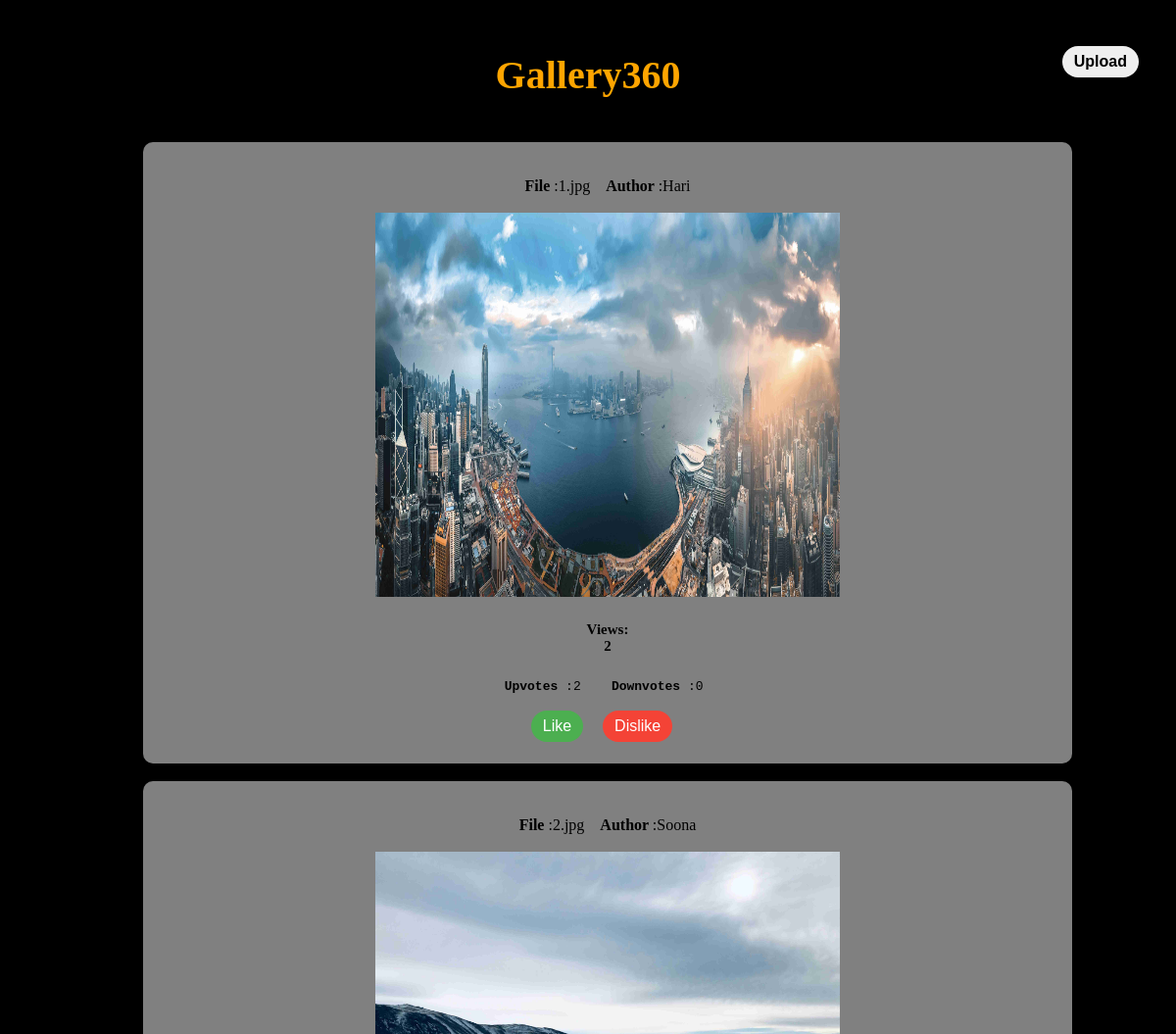
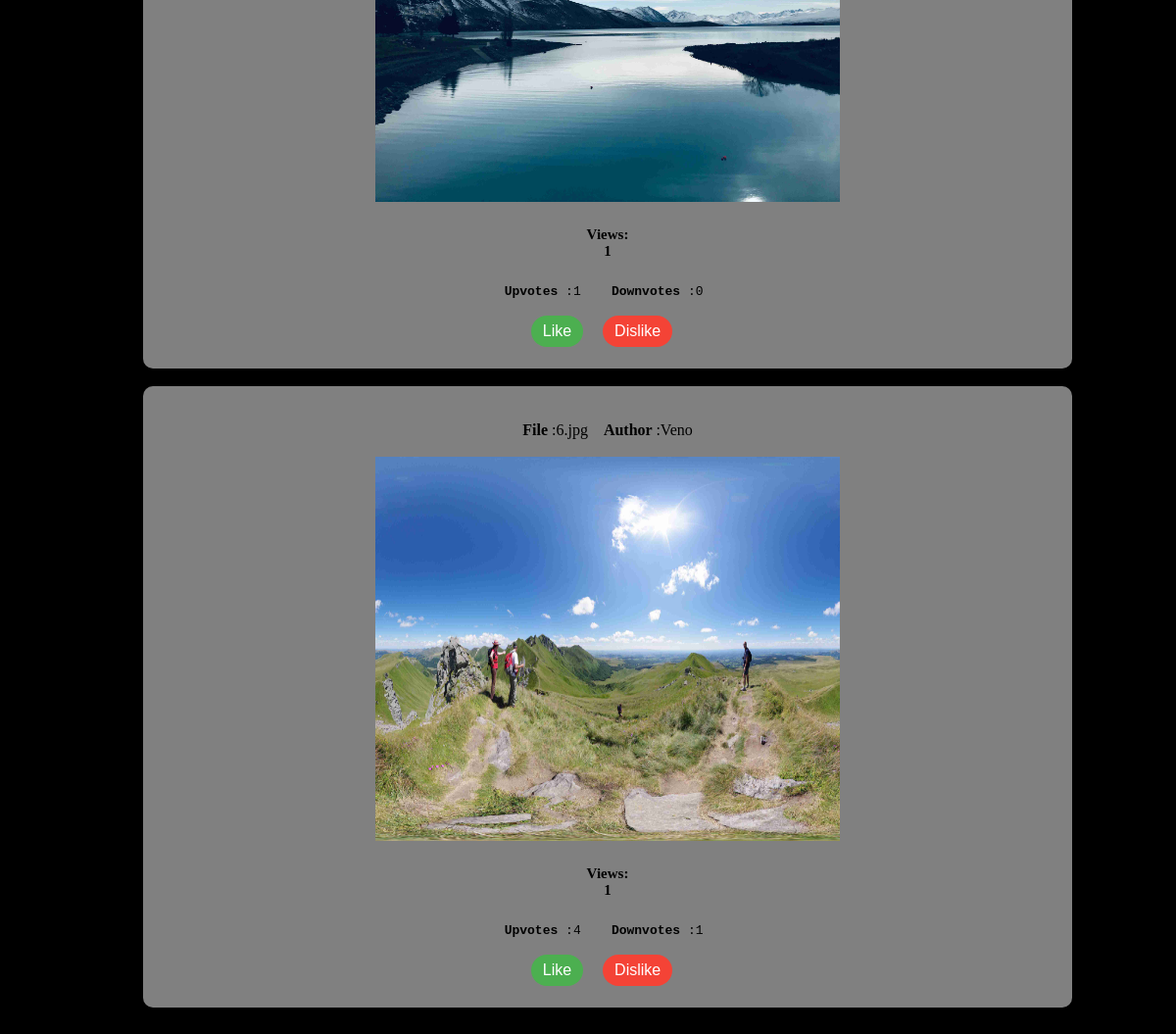
Page /Main on the committed database (2 pictures, top to bottom).
### app.py (models this page shows)
class post(db.Model):
    id = db.Column(db.Integer, primary_key=True)
    author = db.Column(db.String(80))
    imgname = db.Column(db.String(80))
    url = db.Column(db.String(100))
    view = db.Column(db.Integer)
    like = db.Column(db.Integer)
    dislike = db.Column(db.Integer)

### app.py (the view)
@app.route("/Main", methods=["GET", "POST"])
def Main():
    posts=post.query.all()
    views=[]
    like=[]
    Allpost=[]
    for i in posts:
        temp=[]
        temp.append(i.id)
        val=view.query.filter_by(image_id=i.id).first()
        if(val):
            views.append(val)
        else:
            views.append(0)
        val=feel.query.filter_by(image_id=i.id).first()
        if(val):
            like.append(val)
        else:
            like.append(0)
        temp.append(i.author)
        temp.append(i.imgname)
        temp.append(i.url)
        temp.append(i.view)
        temp.append(i.like)
        temp.append(i.dislike)
        Allpost.append(temp)
        del temp
    return render_template('Main.html',name=request.args.get('name'),posts=Allpost)

### templates/Main.html (shortened to what this page needs)
<html>
<head>
</head>
<body><br>
  <h1><center>Gallery360</center></h1>
<div class="Cointainer">
	<div class="container">
    <div class="row"><br>
    {% for info in posts %}
	    <center>
	      <div class="postcontainer"><br><br><b>File </b>:{{info[2]}} &nbsp; &nbsp;<b>Author </b>:{{info[1]}}<br><br>
				<a href="{{ url_for('show360', pid = info[0]) }}">
        <img src='/static/thumb/{{info[2]}}'  class="img-fluid mb-4" alt="" width="50%" height="50%" id="post{{info[0]}}" data={{info[0]}}><br></a>
        <h5>Views:<div id="view{{info[0]}}"> {{info[4]}}</div></h5>
        <pre><b>Upvotes</b> :{{info[5]}}  &nbsp;&nbsp;<b>Downvotes</b> :{{info[6]}} </pre>
				<button type="submit" class="like" value="{{info[0]}}" placeholder="submit" >Like</button>
			<button class="unlike" type="submit" value="{{info[0]}}" value="{{info[0]}}">Dislike</button>
			&nbsp;&nbsp;<br><br>
	      </div>
	  </center>
  		<br>
  	{% endfor %}<br>
</div>
</div>
</div>
 <button onclick="upload()" id="upbut">Upload</button>
</body>
</html>

### templates/Main.html (style rules this page uses)
.postcontainer { position: relative; left:20px; width:80%; background-color: grey; border-radius: 10px; }
.row { background-color: black; }
#upbut { position: fixed; top:2%; right:3%; color: black; font-weight: bold }
h1 { font-family: magneto; font-weight: bold; color: orange; font-size:40px; }
body { background-color: black; }
.like { background-color: #4CAF50; }
.unlike { background-color: #f44336; }
button { border: none; color: white; padding: 7px 12px; text-align: center; text-decoration: none; display: inline-block; font-size: 16px; margin: 4px 2px; cursor: pointer; border-radius: 20px; }
h5 { font-size: 15px; font-weight: bold; }

### rows in the picture
post: imgname "1.jpg", author "Hari", imgname (picture), view "2", like "2", dislike "0", {{ info[0] }} 1 (drawn)
post: imgname "2.jpg", author "Soona", imgname (picture), view "1", like "1", dislike "0", {{ info[0] }} 2 (drawn)
post: imgname "6.jpg", author "Veno", imgname (picture), view "1", like "4", dislike "1", {{ info[0] }} 3 (drawn)
